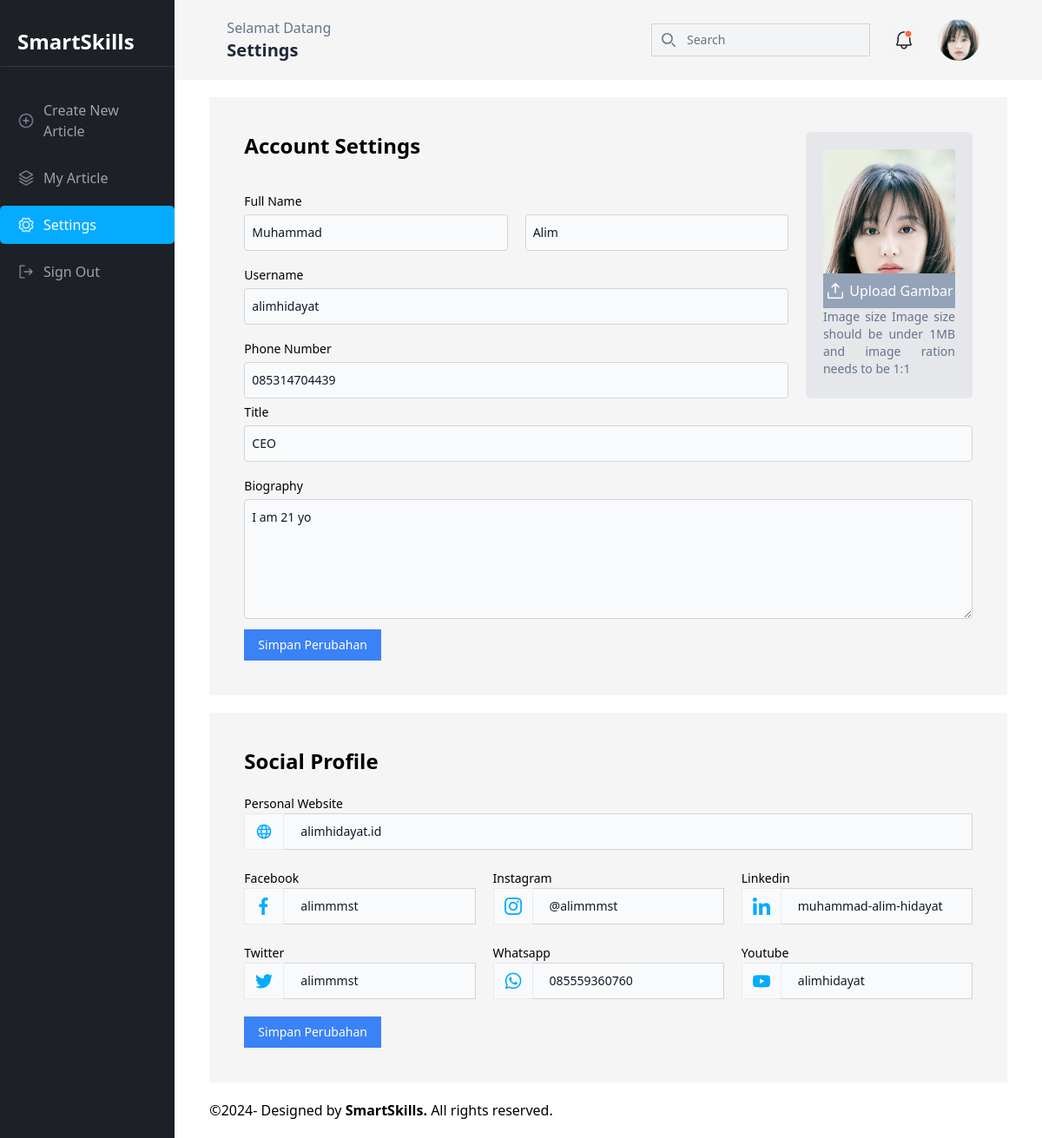
The page /settingAg.php (signed in) on the database its author committed.
### tables this page shows
CREATE TABLE `agent` (
  `id_agent` int(11) NOT NULL,
  `username` varchar(50) NOT NULL,
  `email` varchar(50) NOT NULL,
  `password` varchar(255) NOT NULL,
  `nama_agent` varchar(100) NOT NULL,
  `instansi` varchar(100) NOT NULL,
  `nik` varchar(255) NOT NULL,
  `no_hp` char(13) NOT NULL,
  `title` varchar(100) NOT NULL,
  `biography` text NOT NULL,
  `foto` varchar(255) NOT NULL DEFAULT 'Image.png'
);

CREATE TABLE `sosmed` (
  `id_sosmed` int(11) NOT NULL,
  `id_agent` int(11) NOT NULL,
  `personal_web` varchar(255) NOT NULL,
  `fb` varchar(255) NOT NULL,
  `ig` varchar(255) NOT NULL,
  `linkedin` varchar(255) NOT NULL,
  `twitter` varchar(255) NOT NULL,
  `wa` varchar(255) NOT NULL,
  `yt` varchar(255) NOT NULL
);

### settingAg.php (the view, shortened to what the rows shown need)
<?php
require __DIR__ . "/functions/authUsr/authAg.php";
require __DIR__ . "/functions/function/selectData.php";
$id_agent = $_SESSION["id_agent"];
$agent = query("SELECT * FROM agent WHERE id_agent = '$id_agent'")[0];
$fullname = explode(" ", $agent['nama_agent']);
$firstname = $fullname[0];
if (count($fullname) > 2) {
    $lastname = "";
    for ($i = 1; $i < count($fullname); $i++) {
        $lastname .= $fullname[$i] . " ";
    }
} elseif (count($fullname) == 2) {
    $lastname = $fullname[1];
} else {
    $lastname = "";
}
$agentSosmed = query("SELECT * FROM sosmed WHERE id_agent = '$id_agent'");
if (count($agentSosmed) != 0) {
    $agentSosmed = $agentSosmed[0];
}
?>
<!DOCTYPE html>
<html lang="en">
<head>
    <link rel="stylesheet" href="style/includes/sidebar.css">
    <link rel="stylesheet" href="style/settingAg.css">
    <script src="https://cdn.tailwindcss.com?plugins=forms,typography,aspect-ratio,line-clamp,container-queries">
    </script>
</head>
<body>
        <div class="flex flex-row">
            <div class="content-account">
                <?php include_once 'includes/upperContentAg.php'; ?>
                <div id="main-content">
                    <form action="" method="post" enctype="multipart/form-data">
                        <div class="form-main-content">
                            <div class="flex justify-between w-100">
                                <div class="basis-5/6 flex flex-col gap-3">
                                    <div class="flex items-end gap-5">
                                        <div class="agent-data flex flex-col w-2/4">
                                            <label for="fullname">Full Name</label>
                                            <input type="text" name="firstname" placeholder="First Name" value="<?= $firstname ?>">
                                        </div>
                                        <div class="agent-data w-2/4">
                                            <input class="w-full" type="text" name="lastname" placeholder="Last Name" value="<?= $lastname ?>">
                                        </div>
                                    </div>
                                    <div class="agent-data flex flex-col">
                                        <label for="username">Username</label>
                                        <input type="text" name="username" placeholder="Enter your username" value="<?= $agent['username'] ?>">
                                    </div>
                                    <div class="agent-data flex flex-col">
                                        <label for="nohp">Phone Number</label>
                                        <input type="text" name="nohp" placeholder="Your Phone Number..." value="<?= $agent['no_hp'] ?>">
                                    </div>
                                </div>
                                <div class="basis-3/12 flex flex-col p-5 ms-5 bg-gray-200 rounded-md">
                                    <div class="relative">
                                        <img class="w-full" src="assets/fotoUploads/<?= $agent['foto'] ?>" alt="" id="gam_settings">
                                        <div class="absolute bottom-0 bg-slate-400 w-full py-2">
                                            <label for="avatar" class="flex justify-center gap-1 cursor-pointer">
                                            </label>
                                        </div>
                                    </div>
                                </div>
                            </div>
                            <div class="flex flex-col gap-3">
                                <div class="agent-data flex flex-col">
                                    <label for="title">Title</label>
                                    <input type="text" name="title"
                                        placeholder="Your title, proffesion or small biography" id="title" value="<?= $agent['title'] ?>">
                                </div>
                                <div class="agent-data flex flex-col">
                                    <label for="biography">Biography</label>
                                    <textarea name="biography" id="" cols="30" rows="5"><?= $agent['biography'] ?></textarea>
                                </div>
                            </div>
                        </div>
                    </form>
                    <form action="" method="post">
                        <div class="form-main-content flex flex-col gap-5">
                            <div class="social-data">
                                <div class="relative w-full">
                                    <div class="absolute inset-y-0 start-0 flex items-center px-3 pointer-events-none"
                                        style="border: 1px solid rgb(232 234 237);">
                                    </div>
                                    <input type="text" id="personal-website"
                                        class="bg-gray-50 border border-gray-300 text-gray-900 text-sm focus:ring-blue-500 focus:border-blue-500 block w-full ps-16 p-2.5  dark:bg-gray-700 dark:border-gray-600 dark:placeholder-gray-400 dark:text-white dark:focus:ring-blue-500 dark:focus:border-blue-500"
                                        placeholder="Personal website or portofolio url..." name="personal-website" value="<?= isset($agentSosmed['personal_web']) ? $agentSosmed['personal_web'] : '' ?>" />
                                </div>
                            </div>
                            <div class="flex justify-between items-center gap-5 w-full">
                                <div class="social-data w-full">
                                    <div class="relative w-full">
                                        <div class="absolute inset-y-0 start-0 flex items-center px-3 pointer-events-none"
                                            style="border: 1px solid rgb(232 234 237);">
                                        </div>
                                        <input type="text" id="fb"
                                            class="bg-gray-50 border border-gray-300 text-gray-900 text-sm focus:ring-blue-500 focus:border-blue-500 block w-full ps-16 p-2.5  dark:bg-gray-700 dark:border-gray-600 dark:placeholder-gray-400 dark:text-white dark:focus:ring-blue-500 dark:focus:border-blue-500"
                                            placeholder="Username" name="fb" value="<?= isset($agentSosmed['fb']) ? $agentSosmed['fb'] : '' ?>" />
                                    </div>
                                </div>
                                <div class="social-data w-full">
                                    <div class="relative w-full">
                                        <div class="absolute inset-y-0 start-0 flex items-center px-3 pointer-events-none"
                                            style="border: 1px solid rgb(232 234 237);">
                                        </div>
                                        <input type="text" id="ig"
                                            class="bg-gray-50 border border-gray-300 text-gray-900 text-sm focus:ring-blue-500 focus:border-blue-500 block w-full ps-16 p-2.5  dark:bg-gray-700 dark:border-gray-600 dark:placeholder-gray-400 dark:text-white dark:focus:ring-blue-500 dark:focus:border-blue-500"
                                            placeholder="Username" name="ig" value="<?= isset($agentSosmed['ig']) ? $agentSosmed['ig'] : '' ?>" />
                                    </div>
                                </div>
                                <div class="social-data w-full">
                                    <div class="relative w-full">
                                        <div class="absolute inset-y-0 start-0 flex items-center px-3 pointer-events-none"
                                            style="border: 1px solid rgb(232 234 237);">
                                        </div>
                                        <input type="text" id="linkedin"
                                            class="bg-gray-50 border border-gray-300 text-gray-900 text-sm focus:ring-blue-500 focus:border-blue-500 block w-full ps-16 p-2.5  dark:bg-gray-700 dark:border-gray-600 dark:placeholder-gray-400 dark:text-white dark:focus:ring-blue-500 dark:focus:border-blue-500"
                                            placeholder="Username" name="linkedin" value="<?= isset($agentSosmed['linkedin']) ? $agentSosmed['linkedin'] : '' ?>" />
                                    </div>
                                </div>
                            </div>
                            <div class="flex justify-between items-center gap-5 w-full">
                                <div class="social-data w-full">
                                    <div class="relative w-full">
                                        <div class="absolute inset-y-0 start-0 flex items-center px-3 pointer-events-none"
                                            style="border: 1px solid rgb(232 234 237);">
                                        </div>
                                        <input type="text" id="twitter"
                                            class="bg-gray-50 border border-gray-300 text-gray-900 text-sm focus:ring-blue-500 focus:border-blue-500 block w-full ps-16 p-2.5  dark:bg-gray-700 dark:border-gray-600 dark:placeholder-gray-400 dark:text-white dark:focus:ring-blue-500 dark:focus:border-blue-500"
                                            placeholder="Username" name="twitter" value="<?= isset($agentSosmed['twitter']) ? $agentSosmed['twitter'] : '' ?>" />
                                    </div>
                                </div>
                                <div class="social-data w-full">
                                    <div class="relative w-full">
                                        <div class="absolute inset-y-0 start-0 flex items-center px-3 pointer-events-none"
                                            style="border: 1px solid rgb(232 234 237);">
                                        </div>
                                        <input type="text" id="wa"
                                            class="bg-gray-50 border border-gray-300 text-gray-900 text-sm focus:ring-blue-500 focus:border-blue-500 block w-full ps-16 p-2.5  dark:bg-gray-700 dark:border-gray-600 dark:placeholder-gray-400 dark:text-white dark:focus:ring-blue-500 dark:focus:border-blue-500"
                                            placeholder="Phone Number" name="wa" value="<?= isset($agentSosmed['wa']) ? $agentSosmed['wa'] : '' ?>" />
                                    </div>
                                </div>
                                <div class="social-data w-full">
                                    <div class="relative w-full">
                                        <div class="absolute inset-y-0 start-0 flex items-center px-3 pointer-events-none"
                                            style="border: 1px solid rgb(232 234 237);">
                                        </div>
                                        <input type="text" id="yt"
                                            class="bg-gray-50 border border-gray-300 text-gray-900 text-sm focus:ring-blue-500 focus:border-blue-500 block w-full ps-16 p-2.5  dark:bg-gray-700 dark:border-gray-600 dark:placeholder-gray-400 dark:text-white dark:focus:ring-blue-500 dark:focus:border-blue-500"
                                            placeholder="Username" name="yt" value="<?= isset($agentSosmed['yt']) ? $agentSosmed['yt'] : '' ?>" />
                                    </div>
                                </div>
                            </div>
                        </div>
                    </form>
                </div>
            </div>
        </div>
</body>
</html>

### includes/upperContentAg.php (shortened to what the rows shown need)
<div class="flex justify-between items-center" id="upper-content">
    <div class="flex justify-center gap-5 p-3 items-center">
        <div class="flex">
            <img src="assets/fotoUploads/<?=$agent['foto']?>" alt=""
                style="height: 48px; width: 48px; object-fit: cover; object-position: center; border-radius: 100%">
        </div>
    </div>
</div>

### rows shown on the page
agent: foto (picture), firstname "Muhammad", lastname "Alim", username "alimhidayat", nohp "085314704439", title "CEO", biography "I am 21 yo"
sosmed: personal-website "alimhidayat.id", fb "alimmmst", ig "@alimmmst", linkedin "muhammad-alim-hidayat", twitter "alimmmst", wa "085559360760", yt "alimhidayat"

### other values the page prints
$page_location "Settings"
